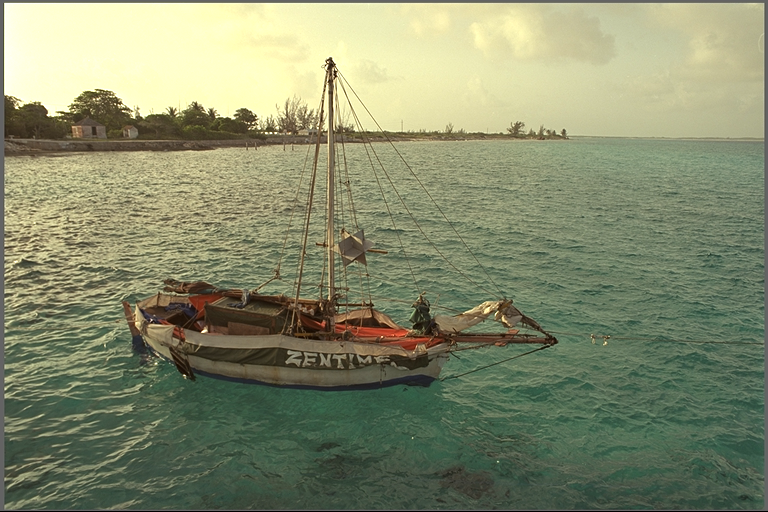
#> input picture data/davis/bear/frame_000001.png, 768 x 512 px
$ python demo_depth_gic.py --rgb ../data/davis/bear/frame_000001.png --depth ../data/davis/bear/frame_000002.png --output out.png
#> lines starting #> are read from the running program, lines starting #| are printed output that depends on the picture
### gic_codec/depth_gaussian.py
import io
import json
import zipfile
from pathlib import Path

import numpy as np
from PIL import Image, ImageFilter


def _resize_pair(rgb_img, depth_img, max_size):
    width, height = rgb_img.size
    if max(width, height) <= max_size:
        return rgb_img, depth_img

    ratio = max_size / float(max(width, height))
    new_size = (max(1, int(width * ratio)), max(1, int(height * ratio)))
    rgb_img = rgb_img.resize(new_size, Image.Resampling.LANCZOS)
    depth_img = depth_img.resize(new_size, Image.Resampling.BILINEAR)
    return rgb_img, depth_img


def _normalize_depth(depth):
    depth = depth.astype(np.float32)
    finite = np.isfinite(depth)
    if not np.any(finite):
        return np.zeros_like(depth, dtype=np.float32)

    valid = depth[finite]
    d_min = float(valid.min())
    d_max = float(valid.max())
    if d_max <= d_min:
        return np.zeros_like(depth, dtype=np.float32)

    depth = (depth - d_min) / (d_max - d_min)
    depth[~finite] = 1.0
    return np.clip(depth, 0.0, 1.0).astype(np.float32)


def _depth_to_uint8(depth):
    return (np.clip(depth, 0.0, 1.0) * 255).astype(np.uint8)


def _edge_strength(rgb, depth):
    gray = rgb.mean(axis=2)
    gx = np.zeros_like(gray, dtype=np.float32)
    gy = np.zeros_like(gray, dtype=np.float32)
    gx[:, 1:-1] = np.abs(gray[:, 2:] - gray[:, :-2])
    gy[1:-1, :] = np.abs(gray[2:, :] - gray[:-2, :])

    dgx = np.zeros_like(depth, dtype=np.float32)
    dgy = np.zeros_like(depth, dtype=np.float32)
    dgx[:, 1:-1] = np.abs(depth[:, 2:] - depth[:, :-2])
    dgy[1:-1, :] = np.abs(depth[2:, :] - depth[:-2, :])

    edge = gx + gy + dgx + dgy
    max_val = float(edge.max())
    if max_val > 0:
        edge = edge / max_val
    return edge.astype(np.float32)


def load_rgb_depth(rgb_path, depth_path, max_size=512):
    """
    Load an RGB image and matching depth map as normalized numpy arrays.

    Returns:
        rgb: float32 array [H, W, 3] in [0, 1]
        depth: float32 array [H, W] in [0, 1]
    """
    rgb_img = Image.open(rgb_path).convert("RGB")
    depth_img = Image.open(depth_path)

    if depth_img.mode in ("I;16", "I", "F"):
        depth_arr = np.asarray(depth_img).astype(np.float32)
        depth_img = Image.fromarray(_normalize_depth(depth_arr))
    else:
        depth_img = depth_img.convert("L")

    rgb_img, depth_img = _resize_pair(rgb_img, depth_img, int(max_size))

    rgb = np.asarray(rgb_img).astype(np.float32) / 255.0
    depth = np.asarray(depth_img).astype(np.float32)
    if depth.max() > 1.0:
        depth = depth / 255.0
    depth = _normalize_depth(depth)
    return rgb.astype(np.float32), depth.astype(np.float32)


def rgbd_to_depth_gaussians(rgb, depth, stride=6, edge_weight=True):
    """
    Convert RGB-D pixels into a simple depth-aware Gaussian primitive set.
    """
    h, w = depth.shape
    stride = max(1, int(stride))
    ys = np.arange(stride // 2, h, stride, dtype=np.int32)
    xs = np.arange(stride // 2, w, stride, dtype=np.int32)
    if len(xs) == 0:
        xs = np.array([w // 2], dtype=np.int32)
    if len(ys) == 0:
        ys = np.array([h // 2], dtype=np.int32)

    grid_x, grid_y = np.meshgrid(xs, ys)
    px = grid_x.reshape(-1)
    py = grid_y.reshape(-1)

    x_norm = (px.astype(np.float32) / max(1, w - 1)) * 2.0 - 1.0
    y_norm = (py.astype(np.float32) / max(1, h - 1)) * 2.0 - 1.0
    z = depth[py, px].astype(np.float32)

    colors = rgb[py, px].astype(np.float32)
    base_scale = np.array([stride / max(1, w), stride / max(1, h)], dtype=np.float32)
    scaling = np.tile(base_scale[None, :], (len(px), 1))
    opacity = np.full((len(px), 1), 0.80, dtype=np.float32)

    if edge_weight:
        edges = _edge_strength(rgb, depth)[py, px].reshape(-1, 1)
        opacity = np.clip(opacity + 0.20 * edges, 0.15, 1.0)
        scaling = scaling * (1.0 - 0.35 * edges)
        scaling = np.maximum(scaling, base_scale * 0.45)

    xyz = np.stack([x_norm, y_norm, z], axis=1).astype(np.float32)
    depth_col = z.reshape(-1, 1).astype(np.float32)
    rotation = np.zeros((len(px), 1), dtype=np.float32)

    return {
        "xyz": xyz,
        "scaling": scaling.astype(np.float32),
        "rotation": rotation,
        "opacity": opacity.astype(np.float32),
        "features_dc": colors,
        "depth": depth_col,
    }


def _draw_blobs(gaussians, height, width, colors, view_x=0.0, view_y=0.0, depth_scale=1.0, point_scale=1.0):
    xyz = np.asarray(gaussians["xyz"], dtype=np.float32)
    scaling = np.asarray(gaussians["scaling"], dtype=np.float32)
    opacity = np.asarray(gaussians["opacity"], dtype=np.float32).reshape(-1)
    z = xyz[:, 2]

    canvas = np.ones((height, width, 3), dtype=np.float32)
    order = np.argsort(z)[::-1]  # normalized depth: larger values are farther away

    for idx in order:
        depth = float(z[idx])
        x_shifted = float(xyz[idx, 0] + view_x * (1.0 - depth) * depth_scale)
        y_shifted = float(xyz[idx, 1] + view_y * (1.0 - depth) * depth_scale)
        cx = int(round((x_shifted + 1.0) * 0.5 * (width - 1)))
        cy = int(round((y_shifted + 1.0) * 0.5 * (height - 1)))
        if cx < -20 or cx >= width + 20 or cy < -20 or cy >= height + 20:
            continue

        radius = int(max(2, round(max(scaling[idx, 0] * width, scaling[idx, 1] * height) * point_scale * 1.15)))
        draw_radius = max(radius + 1, int(radius * 2.0))
        x0 = max(0, cx - draw_radius)
        x1 = min(width, cx + draw_radius + 1)
        y0 = max(0, cy - draw_radius)
        y1 = min(height, cy + draw_radius + 1)
        if x0 >= x1 or y0 >= y1:
            continue

        yy, xx = np.ogrid[y0:y1, x0:x1]
        dist2 = (xx - cx) ** 2 + (yy - cy) ** 2
        sigma = max(0.8, radius / 2.2)
        weight = np.exp(-dist2 / (2.0 * sigma * sigma)).astype(np.float32)
        weight[dist2 > draw_radius ** 2] = 0.0
        if float(weight.max()) <= 0.0:
            continue

        alpha = float(np.clip(opacity[idx], 0.0, 1.0)) * 0.82
        patch = canvas[y0:y1, x0:x1]
        color = colors[idx].reshape(1, 1, 3)
        alpha_map = (weight[..., None] * alpha).clip(0.0, 1.0)
        patch[:] = patch * (1.0 - alpha_map) + color * alpha_map

    img = Image.fromarray((np.clip(canvas, 0.0, 1.0) * 255).astype(np.uint8))
    img = img.filter(ImageFilter.GaussianBlur(radius=max(0.0, point_scale * 0.12)))
    return np.asarray(img).astype(np.uint8)


def render_depth_gaussians(gaussians, height, width, view_x=0.0, view_y=0.0, depth_scale=1.0, point_scale=1.5):
    colors = np.asarray(gaussians["features_dc"], dtype=np.float32)
    return _draw_blobs(
        gaussians,
        int(height),
        int(width),
        colors,
        view_x=float(view_x),
        view_y=float(view_y),
        depth_scale=float(depth_scale),
        point_scale=float(point_scale),
    )


def visualize_depth_colored_gaussians(gaussians, height, width):
    depth = np.asarray(gaussians["depth"], dtype=np.float32).reshape(-1)
    near = np.stack([1.0 - depth, 0.25 + 0.55 * (1.0 - np.abs(depth - 0.5) * 2.0), depth], axis=1)
    colors = np.clip(near, 0.0, 1.0).astype(np.float32)
    return _draw_blobs(gaussians, int(height), int(width), colors, point_scale=1.5)


def _preview_bytes(preview):
    if preview is None:
        return None
    if isinstance(preview, Image.Image):
        img = preview.convert("RGB")
    else:
        img = Image.fromarray(np.asarray(preview).astype(np.uint8)).convert("RGB")
    buffer = io.BytesIO()
    img.save(buffer, format="PNG")
    return buffer.getvalue()


def save_depth_gic(output_path, header, gaussians, preview=None, metrics=None):
    header = dict(header)
    header.setdefault("codec_name", "GIC-D")
    header.setdefault("version", "1.0.0")
    header.setdefault("note", "Depth-aware Gaussian Image Container demo")

    output_path = Path(output_path)
    output_path.parent.mkdir(parents=True, exist_ok=True)
    with zipfile.ZipFile(output_path, "w", zipfile.ZIP_DEFLATED) as zipf:
        zipf.writestr("header.json", json.dumps(header, indent=4))
        npz_buffer = io.BytesIO()
        np.savez_compressed(npz_buffer, **gaussians)
        zipf.writestr("gaussians.npz", npz_buffer.getvalue())

        preview_data = _preview_bytes(preview)
        if preview_data is not None:
            zipf.writestr("preview.png", preview_data)
        if metrics is not None:
            zipf.writestr("metrics.json", json.dumps(metrics, indent=4))


# [14 lines left out: function load_depth_gic, not called in this run]

### scripts/demo_depth_gic.py
import argparse
import json
import sys
import time
from pathlib import Path

PROJECT_DIR = Path(__file__).resolve().parent.parent
sys.path.append(str(PROJECT_DIR))

from PIL import Image

from gic_codec.depth_gaussian import (
    load_rgb_depth,
    render_depth_gaussians,
    rgbd_to_depth_gaussians,
    save_depth_gic,
    visualize_depth_colored_gaussians,
)


def main():
    parser = argparse.ArgumentParser(description="Create a Depth-GIC (.gicd) demo file from RGB-D input.")
    parser.add_argument("--rgb", required=True, help="Path to RGB image")
    parser.add_argument("--depth", required=True, help="Path to depth image")
    parser.add_argument("--output", required=True, help="Output .gicd path")
    parser.add_argument("--max_size", type=int, default=384)
    parser.add_argument("--stride", type=int, default=6)
    args = parser.parse_args()

    start = time.time()
    rgb, depth = load_rgb_depth(args.rgb, args.depth, max_size=args.max_size)
#> in load_rgb_depth, rgb_img is the input picture: PIL image 768x512 RGB; mean R, G, B 133.2, 139.3, 108.8
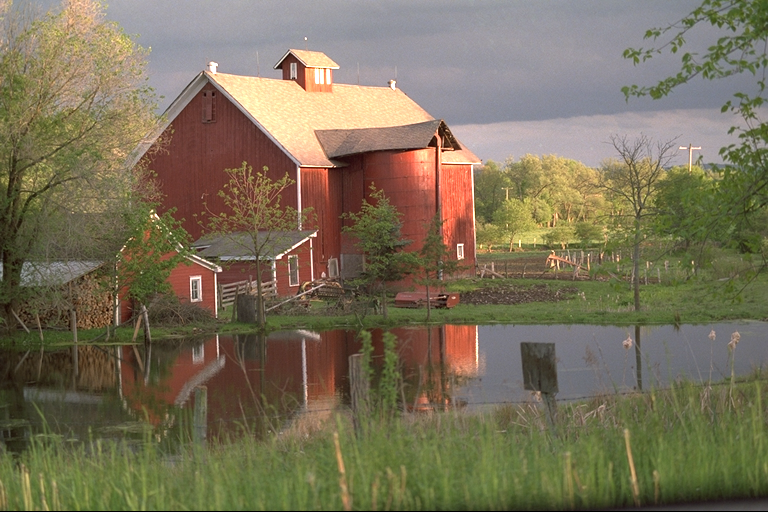
#> input picture data/davis/bear/frame_000002.png, 768 x 512 px
#> in load_rgb_depth, depth_img is the input picture: PIL image 768x512 RGB; mean R, G, B 121.8, 112.4, 88.7
#> in _normalize_depth, `finite = np.isfinite(depth)`: finite: shape (256, 384) bool; every value is 1
#> in _normalize_depth, `d_min = float(valid.min())`: d_min = 0.0706
#> in _normalize_depth, `d_max = float(valid.max())`: d_max = 1
#> in _normalize_depth, `depth = (depth - d_min) / (d_max - d_min)`:
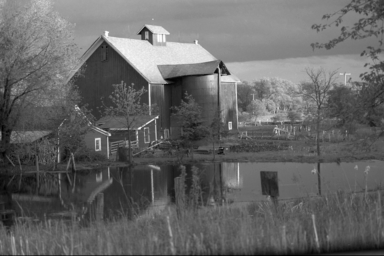
#> depth: shape (256, 384) float32; min 0, max 1, mean 0.399
    gaussians = rgbd_to_depth_gaussians(rgb, depth, stride=args.stride, edge_weight=True)
#> in rgbd_to_depth_gaussians, `z = depth[py, px].astype(np.float32)`: z = 2752 values, max 0.958 at index 663, min 0.00422 at index 1600, mean 0.395
#> in rgbd_to_depth_gaussians, `colors = rgb[py, px].astype(np.float32)`: colors = 2752 rows, first 8: [0.988, 0.992, 0.937], [0.992, 0.988, 0.859], [0.988, 0.988, 0.831], [0.992, 0.992, 0.82], [0.992, 0.992, 0.812], [0.988, 0.988, 0.808], [0.988, 0.988, 0.8], [0.988, 0.988, 0.796]
#> in _edge_strength, `edge = gx + gy + dgx + dgy`:
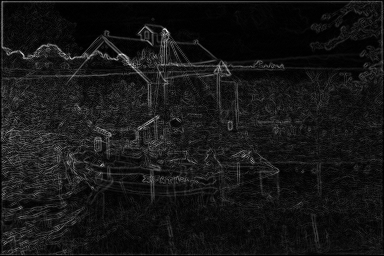
#> edge: shape (256, 384) float32; min 0, max 1.96, mean 0.172; drawn with min black and max white
#> in _edge_strength, `max_val = float(edge.max())`: max_val = 1.96
#> in rgbd_to_depth_gaussians, `edges = _edge_strength(rgb, depth)[py, px].reshape(-1, 1)`: edges = 2752 values, max 0.534 at index 455, min 0 at index 2733, mean 0.0856
#> in rgbd_to_depth_gaussians, `opacity = np.clip(opacity + 0.20 * edges, 0.15, 1.0)`: opacity = 2752 values, max 0.907 at index 455, min 0.8 at index 2733, mean 0.817
#> in rgbd_to_depth_gaussians, `scaling = scaling * (1.0 - 0.35 * edges)`: scaling = 2752 pairs, first value 0.0127 to 0.0156, second value 0.0191 to 0.0234
#> in rgbd_to_depth_gaussians, `xyz = np.stack([x_norm, y_norm, z], axis=1).astype(np.float32)`: xyz = 2752 rows, first 8: [-0.984, -0.976, 0.646], [-0.953, -0.976, 0.544], [-0.922, -0.976, 0.586], [-0.89, -0.976, 0.595], [-0.859, -0.976, 0.603], [-0.828, -0.976, 0.684], [-0.796, -0.976, 0.743], [-0.765, -0.976, 0.722]
#> in rgbd_to_depth_gaussians, `depth_col = z.reshape(-1, 1).astype(np.float32)`: depth_col has the same summary as z
#> gaussians = 6 items
    height, width = depth.shape
#> height = 256; width = 384
    render = render_depth_gaussians(gaussians, height, width)
#> in _draw_blobs, `order = np.argsort(z)[::-1]`: order = 2752 values, max 2751 at index 2653, min 0 at index 171, mean 1375.5
#> the loop in _draw_blobs, `for idx in order:` made 2752 passes
#> (idx, depth, x_shifted, y_shifted, cx, cy, radius, draw_radius) on passes 1 to 3: (663, 0.958, -0.264, -0.506, 141, 63, 10, 20), (532, 0.954, -0.358, -0.6, 123, 51, 10, 20), (533, 0.949, -0.326, -0.6, 129, 51, 10, 20)
#> pass 1, in _draw_blobs, `dist2 = (xx - cx) ** 2 + (yy - cy) ** 2`:
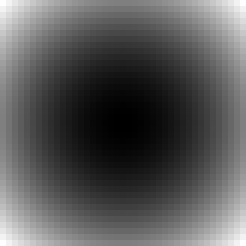
#> dist2: shape (41, 41) int64 (shown 6 times larger); min 0, max 800, mean 280; drawn with min black and max white
#> pass 1, in _draw_blobs, `alpha_map = (weight[..., None] * alpha).clip(0.0, 1.0)`:
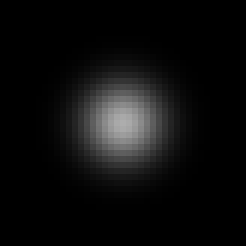
#> alpha_map: shape (41, 41, 1) float32 (shown 6 times larger); min 0, max 0.679, mean 0.0524
#> in _draw_blobs, `img = Image.fromarray((np.clip(canvas, 0.0, 1.0) * 255).astype(np.uint..`:
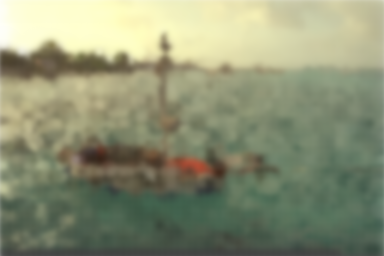
#> img: PIL image 384x256 RGB; mean R, G, B 139.6, 145.1, 116.3
    depth_vis = visualize_depth_colored_gaussians(gaussians, height, width)
#> call 2 of _draw_blobs, with height = 256, width = 384, colors = array of shape (2752, 3), view_x = 0, view_y = 0, depth_scale = 1, point_scale = 1.5
#> the loop in _draw_blobs (call 2), `for idx in order:` made 2752 passes
#> idx on passes 1 to 3: 663, 532, 533
#> in _draw_blobs (call 2), `img = Image.fromarray((np.clip(canvas, 0.0, 1.0) * 255).astype(np.uint..`:
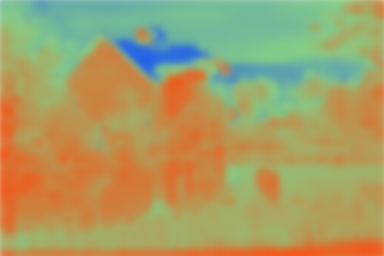
#> img: PIL image 384x256 RGB; mean R, G, B 167.4, 157, 100.5

    output_path = Path(args.output)
    output_path.parent.mkdir(parents=True, exist_ok=True)
    header = {
        "codec_name": "GIC-D",
        "version": "1.0.0",
        "created_at": time.strftime("%Y-%m-%dT%H:%M:%SZ", time.gmtime()),
        "image_info": {"width": width, "height": height, "channels": 3, "has_depth": True},
        "encoding_settings": {
            "max_size": args.max_size,
            "stride": args.stride,
            "edge_weight": True,
            "representation": "depth-aware-gaussian",
        },
        "gaussian_info": {"num_points": int(len(gaussians["xyz"]))},
        "note": "Depth-aware Gaussian Image Container demo",
    }
    metrics = {"num_points": int(len(gaussians["xyz"])), "encoding_time_sec": time.time() - start}

    save_depth_gic(output_path, header, gaussians, preview=render, metrics=metrics)
    Image.fromarray(render).save(output_path.with_name(output_path.stem + "_render.png"))
    Image.fromarray(depth_vis).save(output_path.with_name(output_path.stem + "_depth_vis.png"))
    output_path.with_name(output_path.stem + "_metrics.json").write_text(json.dumps(metrics, indent=2))

    print(f"Saved {output_path}")
    print(f"Gaussians: {len(gaussians['xyz'])}")
#| Gaussians: 2752


if __name__ == "__main__":
    main()
